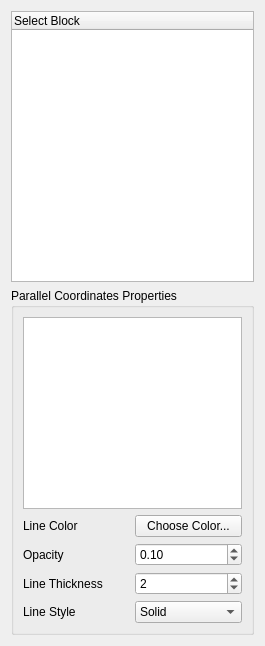
<?xml version="1.0" encoding="UTF-8"?>
<ui version="4.0">
 <class>pqParallelCoordinatesChartDisplayPanel</class>
 <widget class="QWidget" name="pqParallelCoordinatesChartDisplayPanel">
  <property name="geometry">
   <rect>
    <x>0</x>
    <y>0</y>
    <width>265</width>
    <height>646</height>
   </rect>
  </property>
  <property name="windowTitle">
   <string>Form</string>
  </property>
  <layout class="QVBoxLayout" name="verticalLayout">
   <item>
    <widget class="pqTreeWidget" name="CompositeIndex">
     <column>
      <property name="text">
       <string>Select Block</string>
      </property>
     </column>
    </widget>
   </item>
   <item>
    <widget class="QGroupBox" name="SeriesGroup">
     <property name="sizePolicy">
      <sizepolicy hsizetype="Preferred" vsizetype="MinimumExpanding">
       <horstretch>0</horstretch>
       <verstretch>0</verstretch>
      </sizepolicy>
     </property>
     <property name="title">
      <string>Parallel Coordinates Properties</string>
     </property>
     <layout class="QGridLayout" name="gridLayout">
      <item row="0" column="0" colspan="2">
       <widget class="pqTreeView" name="SeriesList">
        <property name="sizePolicy">
         <sizepolicy hsizetype="Preferred" vsizetype="Expanding">
          <horstretch>0</horstretch>
          <verstretch>0</verstretch>
         </sizepolicy>
        </property>
        <property name="whatsThis">
         <string>This displays the list of line series. You can use the list to edit the series options.</string>
        </property>
        <property name="editTriggers">
         <set>QAbstractItemView::EditKeyPressed|QAbstractItemView::SelectedClicked</set>
        </property>
        <property name="selectionMode">
         <enum>QAbstractItemView::ExtendedSelection</enum>
        </property>
        <property name="selectionBehavior">
         <enum>QAbstractItemView::SelectRows</enum>
        </property>
        <property name="rootIsDecorated">
         <bool>false</bool>
        </property>
       </widget>
      </item>
      <item row="1" column="0">
       <widget class="QLabel" name="label_2">
        <property name="text">
         <string>Line Color</string>
        </property>
       </widget>
      </item>
      <item row="1" column="1">
       <widget class="pqColorChooserButton" name="ColorButton">
        <property name="whatsThis">
         <string>Press this button to choose a new color for the line.</string>
        </property>
        <property name="text">
         <string>Choose Color...</string>
        </property>
       </widget>
      </item>
      <item row="2" column="0">
       <widget class="QLabel" name="ThicknessLabel_3">
        <property name="text">
         <string>Opacity</string>
        </property>
       </widget>
      </item>
      <item row="2" column="1">
       <widget class="QDoubleSpinBox" name="Opacity">
        <property name="toolTip">
         <string>&lt;html&gt;Set the opacity of the dataset's geometry.  Artifacts
         may appear in translucent geometry because primatives are not
         sorted.&lt;/html&gt;</string>
        </property>
        <property name="maximum">
         <double>1.000000000000000</double>
        </property>
        <property name="singleStep">
         <double>0.050000000000000</double>
        </property>
        <property name="value">
         <double>0.100000000000000</double>
        </property>
       </widget>
      </item>
      <item row="3" column="0">
       <widget class="QLabel" name="ThicknessLabel">
        <property name="text">
         <string>Line Thickness</string>
        </property>
       </widget>
      </item>
      <item row="3" column="1">
       <widget class="QSpinBox" name="Thickness">
        <property name="whatsThis">
         <string>Enter the thickness for the line.</string>
        </property>
        <property name="minimum">
         <number>1</number>
        </property>
        <property name="maximum">
         <number>10</number>
        </property>
        <property name="value">
         <number>2</number>
        </property>
       </widget>
      </item>
      <item row="4" column="0">
       <widget class="QLabel" name="StyleListLabel">
        <property name="text">
         <string>Line Style</string>
        </property>
       </widget>
      </item>
      <item row="4" column="1">
       <widget class="QComboBox" name="StyleList">
        <property name="whatsThis">
         <string>Select the line style for the series.</string>
        </property>
        <property name="currentIndex">
         <number>1</number>
        </property>
        <item>
         <property name="text">
          <string>None</string>
         </property>
        </item>
        <item>
         <property name="text">
          <string>Solid</string>
         </property>
        </item>
        <item>
         <property name="text">
          <string>Dash</string>
         </property>
        </item>
        <item>
         <property name="text">
          <string>Dot</string>
         </property>
        </item>
        <item>
         <property name="text">
          <string>Dash Dot</string>
         </property>
        </item>
        <item>
         <property name="text">
          <string>Dash Dot Dot</string>
         </property>
        </item>
       </widget>
      </item>
     </layout>
    </widget>
   </item>
  </layout>
 </widget>
 <customwidgets>
  <customwidget>
   <class>pqTreeView</class>
   <extends>QTreeView</extends>
   <header>pqTreeView.h</header>
  </customwidget>
  <customwidget>
   <class>pqTreeWidget</class>
   <extends>QTreeWidget</extends>
   <header>pqTreeWidget.h</header>
  </customwidget>
  <customwidget>
   <class>pqColorChooserButton</class>
   <extends>QPushButton</extends>
   <header>pqColorChooserButton.h</header>
  </customwidget>
 </customwidgets>
 <resources/>
 <connections/>
</ui>
